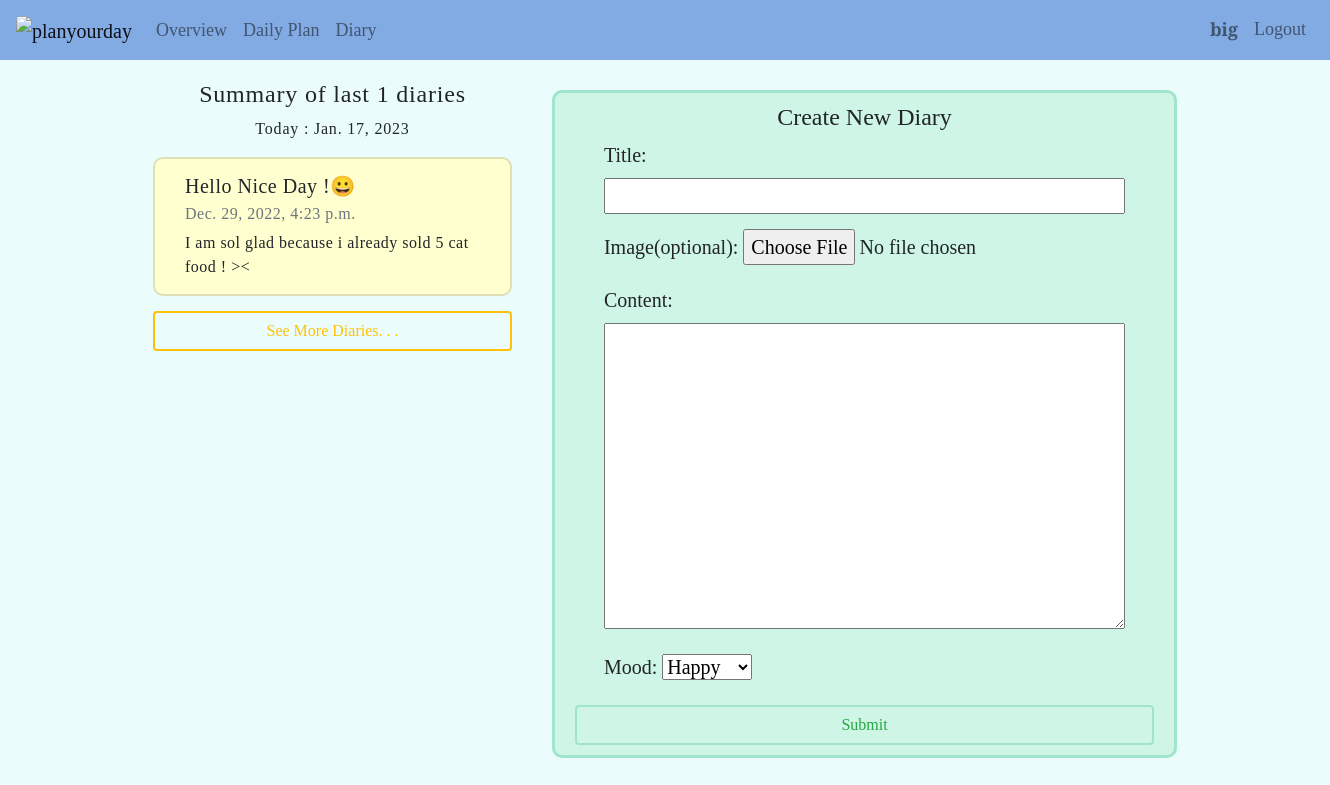
Screenshot of /diary (signed in) with the database file from the repository.
### plan/models.py (models this page shows, shortened)
class User(AbstractUser):
    pass

class Diary(models.Model):
    title = models.TextField(max_length=128)
    timestamp = models.DateTimeField(auto_now=False, auto_now_add=True)
    content = models.TextField()
    image = models.ImageField(upload_to='images/', blank=True)
    mood = models.CharField(max_length=16)
    user = models.ForeignKey(User, on_delete=models.CASCADE, related_name="diary")

### plan/views.py (the view)
# urls.py: path("diary", views.diary, name="diary"),
@login_required
def diary(request):
    user = request.user
    if request.method == 'POST':
        form = DiaryForm(request.POST, request.FILES)
        if form.is_valid():
            title = form.cleaned_data['title']
            image = form.cleaned_data['image']
            content = form.cleaned_data['content']
            mood = form.cleaned_data['mood']
            if image :
                new_diary = Diary(title=title, content=content, image=image, mood=mood, user=user)
            else :
                new_diary = Diary(title=title, content=content, mood=mood, user=user)
            new_diary.save()
            return HttpResponseRedirect(reverse("diary"))
    else:
        form = DiaryForm()
        today_header = date.today() # today
        last_diaries = Diary.objects.filter(user=user).order_by('-timestamp')[:5]
        last_diaries_number = last_diaries.count()
    return render(request, "plan/diary.html", {
        'form': form,
        'date_header': today_header,
        'last_diaries': last_diaries,
        'last_diaries_number' : last_diaries_number,
    })

### plan/views.py
class DiaryForm(forms.Form):
    title = forms.CharField(max_length=255,required=True, error_messages={'required': 'Please enter your title of the day.'})
    image = forms.ImageField(required=False, label="Image(optional)")
    content = forms.CharField(widget=forms.Textarea, required=True, error_messages={'required': 'Please enter your diary content.'})
    mood = forms.ChoiceField(choices=[
    ('&#128512;', 'Happy'),
    ('&#128532;', 'Sad'),
    ('&#128548;', 'Angry'),
    ('&#128522;', 'Relaxed'),
    ('&#128560;', 'Anxious'),
    ('&#129321;', 'Excited'),
    ('&#128528;', 'Bored'),
    ('&#128555;', 'Tired')],
    required=True, error_messages={'required': 'Please enter your today mood.'})

### plan/templates/plan/diary.html (shortened to what this page needs)
{% extends 'plan/layout.html' %}
{% block body %}
<div id="part-diary">
    <div id="part1-diary">
        <section id="diary-last-part">
            <h4>Summary of last {{last_diaries_number}} diaries</h4>
            <p id="diary-today"> Today : {{date_header}} </p>
            {% for diary in last_diaries %}
            <div class="card each-last-diary">
                <div class="card-body">
                    <h5 class="card-title"><span>{{diary.title}}</span><span>{{diary.mood|safe}}</span></h5>
                    <h6 class="card-subtitle mb-2 text-muted">{{diary.timestamp}}</h6>
                    <p class="card-text">{{diary.content}}</p>
                </div>
            </div>
            {% endfor %}
            <div>
                <button class="btn btn-md btn-outline-warning" id="see-more-diaries-button">
                    <a href="{% url 'all_diaries'%}">See More Diaries. . .</a>
                </button>
            </div>
        </section>
    </div>
    <div id="part2-diary">
        <section id="diary-create-part">
            <h4>Create New Diary</h4>
            <form method="post" enctype="multipart/form-data" id="create-diary-form">
                {{ form.as_p }}
                <button type="submit" class="btn btn-md btn-outline-success" id="create-diary-button">Submit</button>
            </form>
        </section>
    </div>
</div>
{% endblock %}

### plan/templates/plan/layout.html (shortened to what this page needs)
{% load static %}
{% load tz %}
{% timezone "Asia/Bangkok" %}
<!DOCTYPE html>
<html lang="en">
<head>
    <link rel="stylesheet" href="https://cdn.jsdelivr.net/npm/bootstrap@4.0.0/dist/css/bootstrap.min.css"
>
    <link href="{% static 'plan/styles.css' %}" rel="stylesheet">
</head>
<body>
    <nav class="navbar navbar-expand-lg navbar-light">
        <a class="navbar-brand" href="{% url 'index' %}">
            <img id="logo"
                src="https://lh3.googleusercontent.com/u/0/d/1V7JAQnjdDysfP7HzoOeMqG2aF-jhIlr1=w2880-h1642-iv2"
                alt="planyourday" height="50px">
        </a>
        <div class="collapse navbar-collapse" id="navbarSupportedContent">
            {% if user.is_authenticated %}
            <ul class="navbar-nav mr-auto">
                <li class="nav-item">
                    <a class="nav-link" href="{% url 'index' %}">Overview</a>
                </li>
                <li class="nav-item">
                    <a class="nav-link" href="{% url 'planner' %}">Daily Plan</a>
                </li>
                <li class="nav-item">
                    <a class="nav-link" href="{% url 'diary' %}">Diary</a>
                </li>
            </ul>
            {% endif %}
            <ul class="navbar-nav ml-auto">
                {% if user.is_authenticated %}
                <li class="nav-item">
                    <a class="nav-link"><strong>{{ user.username }}</strong></a>
                </li>
                <li class="nav-item">
                    <a class="nav-link" href="{% url 'logout' %}">Logout</a>
                </li>
                {% endif %}
            </ul>
        </div>
    </nav>
    {% block body %}
    {% endblock %}
</body>
</html>
{% endtimezone %}

### plan/static/plan/styles.css (style rules this page uses)
body { background-color: #EAFDFC; }
nav { background-color: #82AAE3; font-size: large; font-weight: 500; }
.navbar, .nav-link { color: #EAFDFC; }
#logo { border-radius: 5px; }
h4 { text-align: center; }
#part-overview, #part-planner, #part-diary, #part-alldiary { display: flex; width: 100%; }
.card { margin: auto; background-color: #FFFFD0; letter-spacing: 0.5px; }
.card-body { padding: 10px 20px; }
#part-diary { margin: 0px 10%; }
#part1-diary { width: 30%; padding: 20px; }
#part2-diary { width: 50%; padding: 20px; }
#diary-last-part h4, #diary-last-part #diary-today { letter-spacing: 0.8px; }
#diary-last-part #diary-today { font-size: 16px; }
#diary-today { text-align: center; }
.each-last-diary { width: 100%; margin-bottom: 15px; padding: 5px 10px; border-radius: 10px; border-width: 2px; }
#see-more-diaries-button { border-width: 2px; font-weight: 500; width: 100%; }
#see-more-diaries-button a { text-decoration: none; color: inherit; }
#diary-create-part { background-color: #CFF5E7; padding: 10px 20px; border: 3px solid #A0E4CB; border-radius: 10px; margin-top: 10px; }
#create-diary-form { font-size: 20px; font-weight: 500; }
#create-diary-form p { width: 90%; margin: auto; margin-bottom: 15px; }
#create-diary-form input[type="text"], #create-diary-form #id_content { width: 100%; }
#create-diary-button { width: 100%; border-width: 2px; border-color: #A0E4CB; }

### plan/templates/plan/layout.html (style rules this page uses)
body { font-family: 'EB Garamond', serif; }

### rows the page displays
User: username "big"
Diary: title "Hello Nice Day !", mood "😀", timestamp "Dec. 29, 2022, 4:23 p.m.", content "I am sol glad because i already sold 5 cat food ! ><"

### other values shown
{{ last_diaries_number }} "1"
